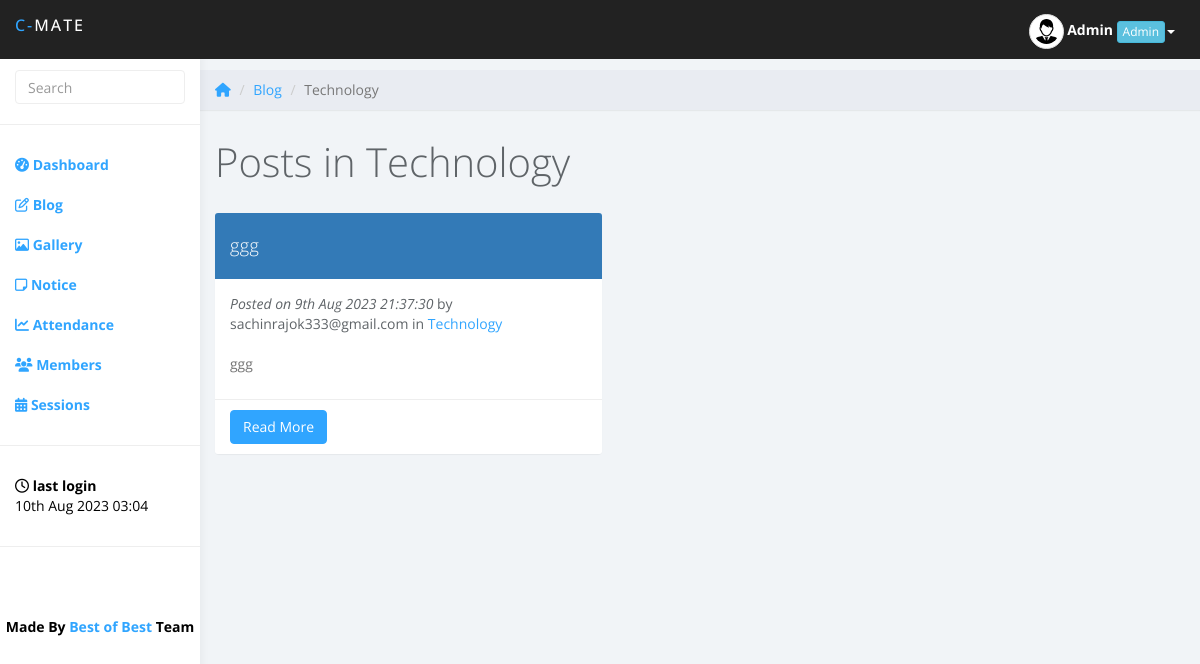
The app's page /viewbycat.php?cat=Technology (signed in) with its own data.
### tables this page shows
CREATE TABLE `userinfo` (
  `id` int(5) NOT NULL,
  `name` varchar(50) NOT NULL,
  `course` varchar(10) DEFAULT NULL,
  `session` varchar(5) DEFAULT NULL,
  `university` varchar(5) DEFAULT NULL,
  `email` varchar(70) NOT NULL,
  `dob` varchar(25) NOT NULL,
  `mobile` varchar(10) NOT NULL,
  `password` text NOT NULL,
  `role` varchar(20) DEFAULT NULL,
  `last_login` datetime NOT NULL,
  `currunt_login` timestamp NOT NULL DEFAULT current_timestamp() ON UPDATE current_timestamp(),
  `otp` varchar(10) NOT NULL,
  `pic` text DEFAULT 'imgs/user.png',
  `token` varchar(255) NOT NULL,
  `status` varchar(255) NOT NULL
);

CREATE TABLE `blog_posts` (
  `id` int(11) NOT NULL,
  `postTitle` varchar(200) NOT NULL,
  `description` text NOT NULL,
  `content` text NOT NULL,
  `post_date` timestamp NOT NULL DEFAULT current_timestamp() ON UPDATE current_timestamp(),
  `auther` varchar(25) NOT NULL,
  `catinfo` varchar(70) DEFAULT NULL
);

### viewbycat.php (the view, shortened to what this page needs)
<?php
	require_once('funs.php');
	$email = $_SESSION['email'];
	$row = get_member_data($email);
	$id = $row['id'];
	$name = $row['name'];
	$role = $row['role'];
	$pic = $row['pic'];
	$getcategory = $_GET['cat'];
	$last_login = $row['last_login'];
	$last_login = date('jS M Y H:i', strtotime($last_login));
	$total_members = get_all_status();
	$core_members = get_vip_status();
	$total_sessions = total_sessions();
	$completed_sessions = completed_sessions();
	starter($id,$name,$role,$pic,$last_login,$total_members,$core_members,$total_sessions,$completed_sessions);
?>
	<div class="row">
			<ol class="breadcrumb">
				<li><a href="home.php"><i class="fa fa-home" aria-hidden="true"></i></a></li>
				<li><a href="blog-home.php">Blog</a></li>
				<li class="active"><?php echo $getcategory; ?></li>
			</ol>
		</div>
		<div class="row">
			<div class="col-lg-12">
				<h1 class="page-header">Posts in <?php echo $getcategory; ?></h1>
			</div>
		</div>
		<div class="row">
	<?php
	$query = "SELECT * FROM blog_posts WHERE catinfo='$getcategory' ORDER BY id DESC";
	$result = mysqli_query($con,$query);
	if(mysqli_num_rows($result) > 0)
	{
		$select = 1;
		while($row = mysqli_fetch_assoc($result))
		{
			if($select%2 == 1)
			{
				$css = 'panel-primary';
			}
			else
			{
				$css = 'panel-info';
			}
		?>
		<div class="col-lg-5">
			<div class="panel <?php echo $css; ?>">
			<div class="panel-heading">
			<?php echo $row['postTitle']; ?>
			</div>
			<div class="panel-body">
			<i>Posted on <?php echo date('jS M Y H:i:s', strtotime($row['post_date'])); ?></i> by <?php echo $row['auther']; ?> in
			<a href="viewbycat.php?cat=<?php echo $row['catinfo']; ?>"><?php echo $row['catinfo']; ?></a>
				<br><br>
			    <p><?php echo $row['description']; ?></p>
			    </div>
			    <div class="panel-footer">
			    <a class="btn btn-primary" href="viewpost.php?id=<?php echo $row['id']; ?>&title=<?php echo $row['postTitle']; ?>">Read More</a>
			    </div></div></div>
			    <?php
			    $select++;
		}
	}
	else
	{
		echo '<div class="text-center alert bg-warning col-md-offset-4 col-md-4" role="alert"><span>no posts found, try again</span></div>';
	}
	echo '</div>';
	at_bottom();

### funs.php (shortened to what this page needs)
<?php
global $con;
function get_member_data($email)
{
	global $con,$row;
	$query = "SELECT * FROM userinfo WHERE email='$email'";
	$result = mysqli_query($con,$query);
	$rows = mysqli_affected_rows($con);
	if($rows == 1)
	{
		$row = mysqli_fetch_assoc($result);
	}
	else
		echo 'error while retriving data';
	return $row;
}
	?>
		<?php
function starter($id,$name,$role,$pic,$last_login,$total_members,$core_members,$total_sessions,$completed_sessions)
{
	?>
<!DOCTYPE html>
<html>
<head>
<link href="css/pace-theme-corner-indicator.css" rel="stylesheet">
<link href="https://maxcdn.bootstrapcdn.com/bootstrap/3.3.7/css/bootstrap.min.css" rel="stylesheet">
<link href="css/styles.css" rel="stylesheet">
</head>
<body>
	<nav class="navbar navbar-inverse navbar-fixed-top" role="navigation">
		<div class="container-fluid">
			<div class="navbar-header">
				<b><a class="navbar-brand" href="home.php"><span>C-</span>Mate</a></b>
				<ul class="user-menu">
					<li class="dropdown pull-right">
						<a><img src="<?php echo $pic; ?>" class="img-responsive img-circle img-thumbnail" height="35px" width="35px"> <b id="mobhide"><?php echo $name; ?></b></a> <a class="dropdown-toggle" data-toggle="dropdown"><div class="btn btn-xs btn-info" id="mobhide"><?php echo $role; ?></div><span class="caret"></span></a>
					</li>
				</ul>
			</div>
		</div>
	</nav><br>
		<div id="sidebar-collapse" class="col-sm-3 col-lg-2 sidebar">
		<form role="search" action="search.php" method="post">
			<div class="form-group">
				<input type="text" name="term" class="form-control" placeholder="Search" required>
			</div>
		</form>
		<ul class="nav menu">
			<li><a href="home.php"><i class="fa fa-tachometer" aria-hidden="true"></i>
 <b>Dashboard</b></a></li>
			<li><a href="blog-home.php"><i class="fa fa-pencil-square-o" aria-hidden="true"></i> <b>Blog</b></a></li>
			<li><a href="gallery.php"><i class="fa fa-picture-o" aria-hidden="true"></i> <b>Gallery</b></a></li>
			<li><a href="notice.php"><i class="fa fa-sticky-note-o" aria-hidden="true"></i> <b>Notice</b></a></li>
			<li><a href="attendance.php"><i class="fa fa-line-chart" aria-hidden="true"></i> <b>Attendance</b></a></li>
			<?php if($role == 'Admin' || $role == 'Technical'){
				echo '<li><a href="manage_members.php"><i class="fa fa-users" aria-hidden="true"></i> <b>Members</b></a></li>';
			} ?>
			<li><a href="schedule.php"><i class="fa fa-calendar" aria-hidden="true"></i> <b>Sessions</b></a></li>
			<li role="presentation" class="divider"></li>
			<li><a style="color: #000;"><i class="fa fa-clock-o" aria-hidden="true"></i> <b>last login</b><br><?php echo $last_login; ?></a></li>
			<li role="presentation" class="divider"></li>
		</ul>
		<div class="text-center" style="margin-top: 50px; color: #000;"><b>Made By <a href="team_details.php" >Best of Best</a> Team</b></div>
	</div>
	<div class="col-sm-9 col-sm-offset-3 col-lg-10 col-lg-offset-2 main">
	<?php
	return false;
}
function at_bottom()
{
	?>
	</div>
<link rel="stylesheet" type="text/css" href="css/DateTimePicker.min.css" />
<link href="http://cdnjs.cloudflare.com/ajax/libs/summernote/0.8.2/summernote.css" rel="stylesheet">
</body>
</html>
	<?php
	return false;
}
		?>

### css/styles.css (style rules this page uses)
* { font-family: 'Open Sans', sans-serif; }
body { background: #f1f4f7; padding-top: 50px; color: #5f6468; }
p { color: #777; }
a, a:hover, a:focus { color: #30a5ff; }
h1, h2, h3, h4, h5, h6 { color: #5f6468; }
h1 { font-weight: 300; font-size: 40px; }
.form-control { border: 1px solid #eee; box-shadow: none; }
.navbar-header .navbar-brand { color: #fff; font-size: 16px; text-transform: uppercase; font-weight: 500; letter-spacing: 2px; }
.navbar-header .navbar-brand span { color: #30a5ff; }
.btn-primary, .btn-primary:hover, .btn-primary:focus, .btn-primary:active, .btn-primary.active, .open > .dropdown-toggle.btn-primary, .btn-primary.disabled, .btn-primary[disabled], fieldset[disabled] .btn-primary, .btn-primary.disabled:hover, .btn-primary[disabled]:hover, fieldset[disabled] .btn-primary:hover, .btn-primary.disabled:focus, .btn-primary[disabled]:focus, fieldset[disabled] .btn-primary:focus, .btn-primary.disabled:active, .btn-primary[disabled]:active, fieldset[disabled] .btn-primary:active, .btn-primary.disabled.active, .btn-primary[disabled].active, fieldset[disabled] .btn-primary.active { background-color: #30a5ff; border-color: #30a5ff; }
.panel { border: 0; }
.panel-heading { font-size: 18px; font-weight: 300; letter-spacing: 0.025em; height: 66px; line-height: 45px; }
.panel-footer { background: #fff; border-top: 1px solid #eee; }
.navbar { border: 0; }
.user-menu { display: inline-block; margin-top: 14px; margin-right: 10px; float: right; list-style: none; padding: 0; }
.user-menu a { color: #fff; }
.sidebar { display: block; background-color: #fff; padding: 0; display: none; }
.sidebar form { padding: 20px 15px 5px 15px; border-bottom: 1px solid #eee; margin-bottom: 20px; }
@media (min-width: 768px) { .sidebar { display: block; position: fixed; top: 50px; bottom: 0; left: 0; z-index: 1000; display: block; margin: 0; padding: 0; overflow-x: hidden; overflow-y: auto; background-color: #fff; box-shadow: 1px 0px 10px rgba(0, 0, 0, .05); } }
@media (min-width: 768px) { .navbar-header { width: 100%; } }
.sidebar ul.nav li.divider { border-bottom: 1px solid #eee; margin: 20px 0; }
.breadcrumb { border-radius: 0; padding: 10px 15px; background: #e9ecf2; box-shadow: 0 1px 1px rgba(0, 0, 0, .05); margin: 0 ; }
h1.page-header { margin-top: 30px; border-bottom: 0; }

### records on screen
userinfo: pic (picture), name "Admin", role "Admin", last_login "10th Aug 2023 03:04"
blog_posts: postTitle "ggg", post_date "9th Aug 2023 21:37:30", auther "sachinrajok333@gmail.com", catinfo "Technology", description "ggg"

### other values on screen
$getcategory "Technology"
